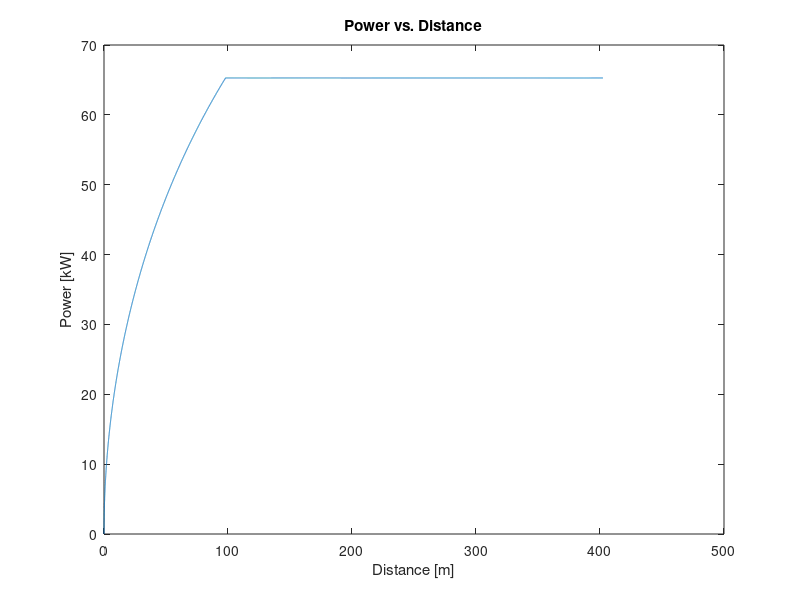
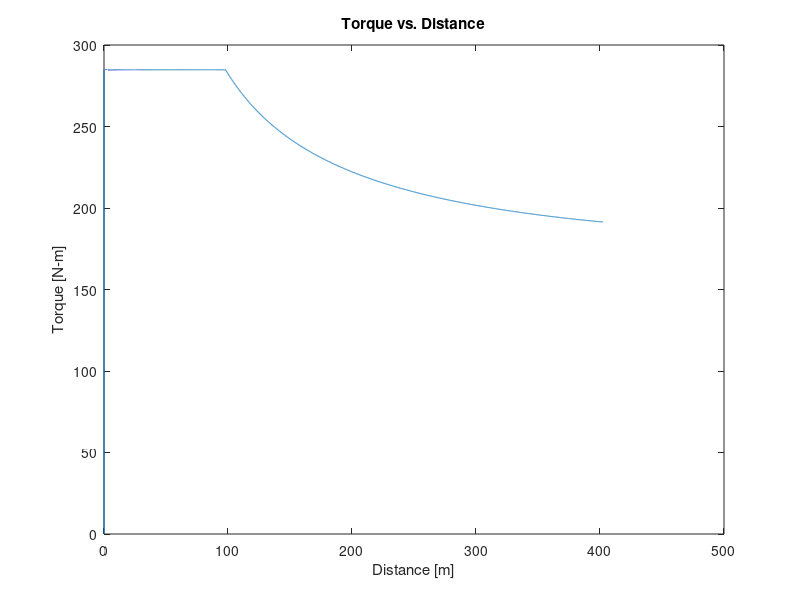
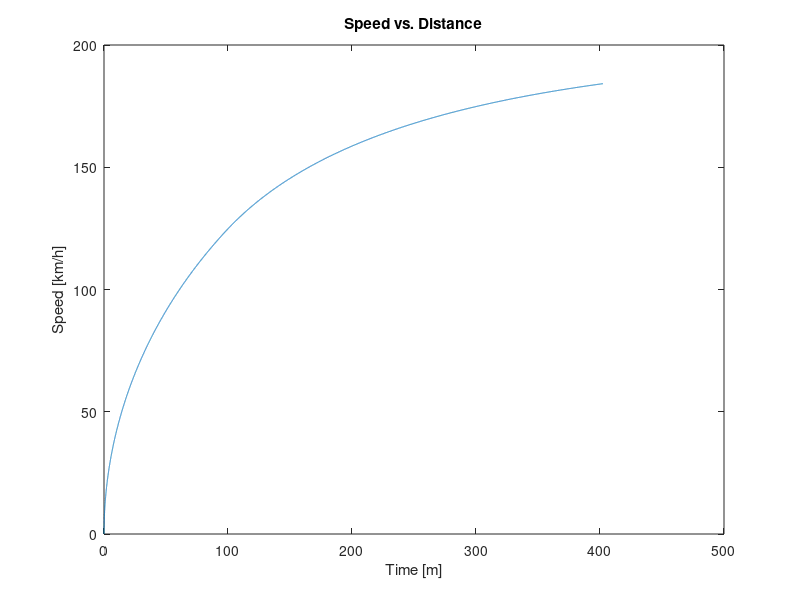

The MATLAB source for these figures, in order:
%/////////////////////////////////////////////////////////////////////////////////
% ECE 497
% Gillian Holman, Lucy Rukstales, Jacob Huff
% Acceleration to 1/4 mile
% 11/1/2020
%////////////////////////////////////////////////////////////////////////////////

clear all;
close all;
clc;

%% Declare bike parameters and constants
Prrated = 65280;            % Rated power [W]
Trrated = 210*1.3563;       % Rated torque [N-m]
rw = 0.3;                   % Front wheel radius [m] - (back tire is 0.32 m)
Ngb = 2;                    % Gearbox ratio
ngb = 0.97;                 % Gearbox efficiency
m = 197;                    % [kg]
RiderMass = 68;             % Estimate [kg]
meq = m + RiderMass;        % [kg]

%% EPA coast-down curve fitting parameters
A = 18.3;                   % [N]
B = 0;                      % Not applicable for electric motorcycles
C = 0.0282*12.96;           % [N/(km/h)^2] to [N/(m/s)^2]

%% Calculate rated velocity
wrrated = Prrated/Trrated;  % Rated rotor angular velocity [rad/s]
wmrated = wrrated/Ngb;      % Rated motor angular velocity [rad/s]
vmrated = wmrated*rw;       % Rated motor velocity [m/s]

%% Initialize vehicle velocity parameters
dT = 1e-3;                  % Time step [s]
v(1) = 0;                   % Initial vehicle velocity [m/s]
t(1) = 0;                   % Initial time [s]
dist(1) = 0;                % Initial distance [m]
d(1) = 0;                   % Initial distance [m]
n = 1;                      % Iterator

%% Accelerate until travel 1/4 miles
while (dist < (0.25*1609.34))
    if (v(n) < vmrated)     % Constant Torque mode
        v(n+1) = v(n) + dT*(Ngb*ngb*Trrated - rw*(A + B*v(n) + C*(v(n))^2))/(rw*meq);
        T(n+1) = Trrated;
        P(n+1) = Trrated*v(n+1)*Ngb/rw;
    else                    % Constant Power mode
        v(n+1) = v(n) + dT*(ngb*((Prrated*rw)/(v(n))) - rw*(A + B*v(n) + C*(v(n))^2))/(rw*meq);
        P(n+1) = Prrated;
        T(n+1) = P(n+1)*rw/v(n+1)/Ngb;
    end
    t(n+1) = t(n) + dT;
    dist = trapz(t(1:length(v)), v);
    d(n+1) = trapz(t(1:length(v)), v);
    n = n + 1;
end
distFinal = trapz(t, v)     % Total distance travelled [m]
v_mph = ((v*3600)/1609.34);     % [m/s] to [mph]

%% Plot Power vs. Speed
figure
plot(d,P/1000)
title("Power vs. Distance")
xlabel('Distance [m]')
ylabel('Power [kW]')

%% Plot Torque vs. Distance
figure
plot(d,T)
title("Torque vs. Distance")
xlabel('Distance [m]')
ylabel('Torque [N-m]')

%% Plot Speed vs. Distance
figure
plot(d, v*3.6)
title("Speed vs. Distance")
xlabel('Time [m]')
ylabel('Speed [km/h]')
t(end) %time it takes to complete the quarter mile
